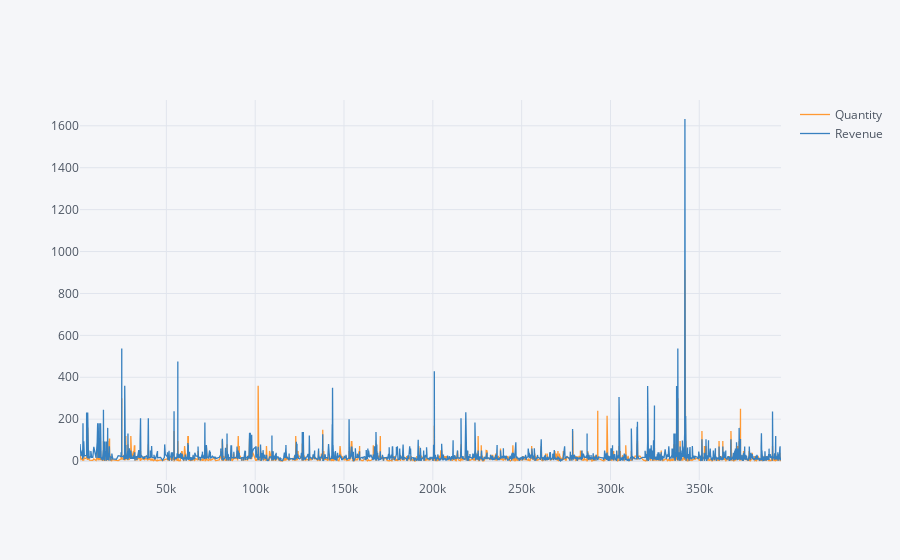

The code cell stored with this chart in its notebook:
### Code cell
data2[["Quantity","Revenue"]].iplot(kind="line")

### Figure 1 — Plotly figure (JSON) as saved in the notebook; plotly's stock layout.template omitted (floating-point values rounded to 4 significant figures; data arrays with more than 128 entries replaced by an {"elided": "..."} marker saying what was removed)
{"data": [{"line": {"color": "rgba(255, 153, 51, 1.0)", "dash": "solid", "shape": "linear", "width": 1.3}, "mode": "lines", "name": "Quantity", "text": "", "type": "scatter", "x": {"elided": "5164 int values"}, "y": {"elided": "5164 int values"}}, {"line": {"color": "rgba(55, 128, 191, 1.0)", "dash": "solid", "shape": "linear", "width": 1.3}, "mode": "lines", "name": "Revenue", "text": "", "type": "scatter", "x": {"elided": "5164 int values"}, "y": {"elided": "5164 float values"}}], "layout": {"legend": {"bgcolor": "#F5F6F9", "font": {"color": "#4D5663"}}, "paper_bgcolor": "#F5F6F9", "plot_bgcolor": "#F5F6F9", "title": {"font": {"color": "#4D5663"}}, "xaxis": {"gridcolor": "#E1E5ED", "showgrid": true, "tickfont": {"color": "#4D5663"}, "title": {"font": {"color": "#4D5663"}, "text": ""}, "zerolinecolor": "#E1E5ED"}, "yaxis": {"gridcolor": "#E1E5ED", "showgrid": true, "tickfont": {"color": "#4D5663"}, "title": {"font": {"color": "#4D5663"}, "text": ""}, "zerolinecolor": "#E1E5ED"}}}
